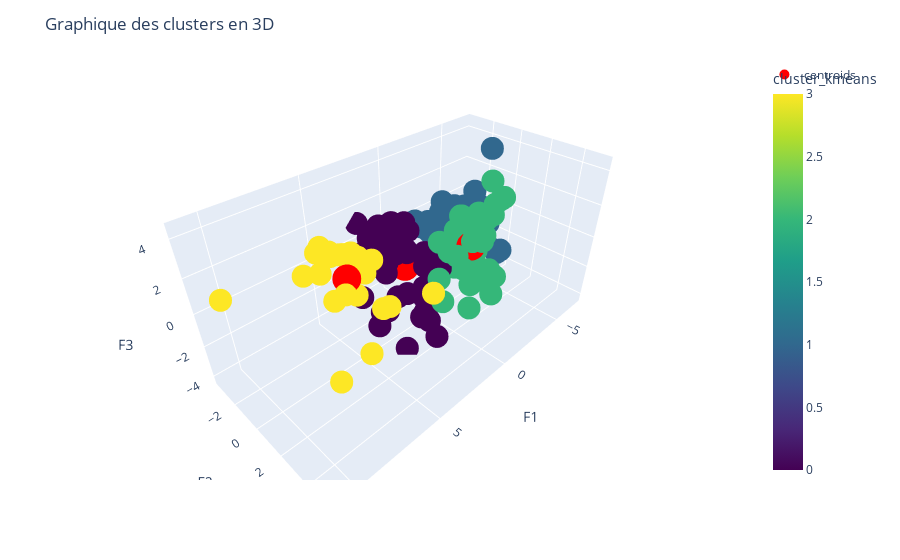

This figure's notebook cell:
### Code cell
import plotly.graph_objects as go

fig = px.scatter_3d(df, x='F1', y='F2', z='F3', color='cluster_kmeans', color_continuous_scale='Viridis')

# Ajouter les centroïdes au graphique
fig.add_trace(go.Scatter3d(x=centroids[:, 0], y=centroids[:, 1], z=centroids[:, 2], 
                           mode='markers',
                           marker=dict(size=10, color='red'), 
                           name='centroids'))

fig.update_layout(title='Graphique des clusters en 3D')
fig.show()

### Figure 1 — Plotly figure (JSON) as saved in the notebook; plotly's stock layout.template omitted (floating-point values rounded to 4 significant figures; data arrays with more than 128 entries replaced by an {"elided": "..."} marker saying what was removed)
{"data": [{"hovertemplate": "F1=%{x}<br>F2=%{y}<br>F3=%{z}<br>cluster_kmeans=%{marker.color}<extra></extra>", "legendgroup": "", "marker": {"color": {"elided": "165 int values"}, "coloraxis": "coloraxis", "symbol": "circle"}, "mode": "markers", "name": "", "scene": "scene", "showlegend": false, "type": "scatter3d", "x": {"elided": "165 float values"}, "y": {"elided": "165 float values"}, "z": {"elided": "165 float values"}}, {"marker": {"color": "red", "size": 10}, "mode": "markers", "name": "centroids", "type": "scatter3d", "x": [1.269, -3.786, -1.088, 5.21], "y": [-0.6406, -1.028, 1.88, -0.5469], "z": [-0.7149, -0.1454, 0.6495, 0.55]}], "layout": {"coloraxis": {"colorbar": {"title": {"text": "cluster_kmeans"}}, "colorscale": [[0, "#440154"], [0.1111, "#482878"], [0.2222, "#3e4989"], [0.3333, "#31688e"], [0.4444, "#26828e"], [0.5556, "#1f9e89"], [0.6667, "#35b779"], [0.7778, "#6ece58"], [0.8889, "#b5de2b"], [1, "#fde725"]]}, "legend": {"tracegroupgap": 0}, "margin": {"t": 60}, "scene": {"domain": {"x": [0, 1], "y": [0, 1]}, "xaxis": {"title": {"text": "F1"}}, "yaxis": {"title": {"text": "F2"}}, "zaxis": {"title": {"text": "F3"}}}, "title": {"text": "Graphique des clusters en 3D"}}}
